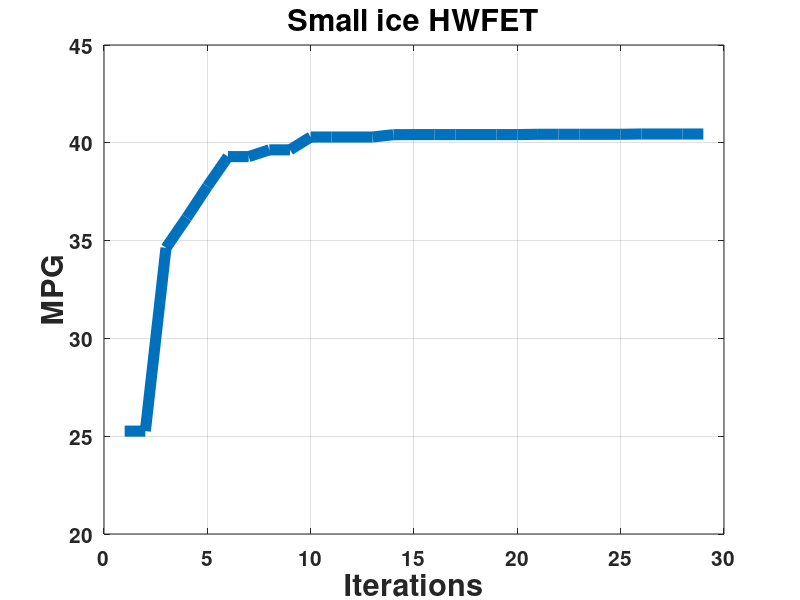
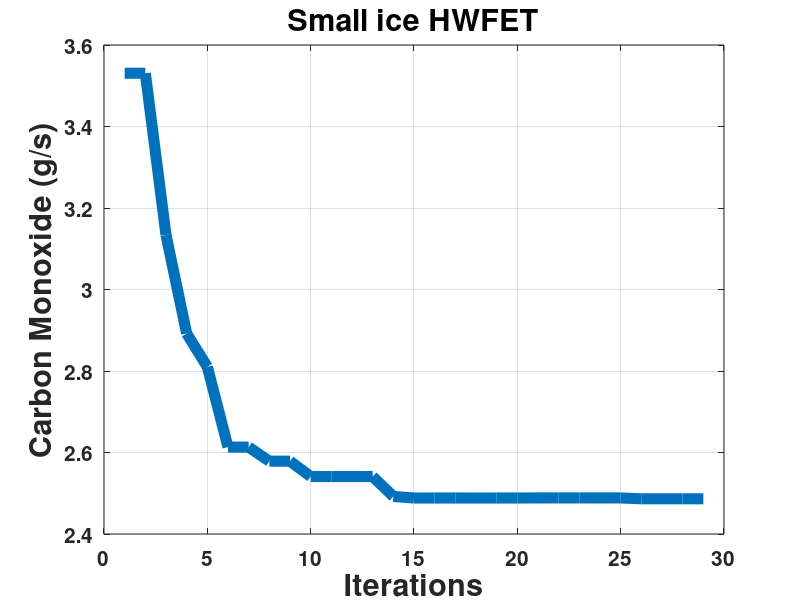
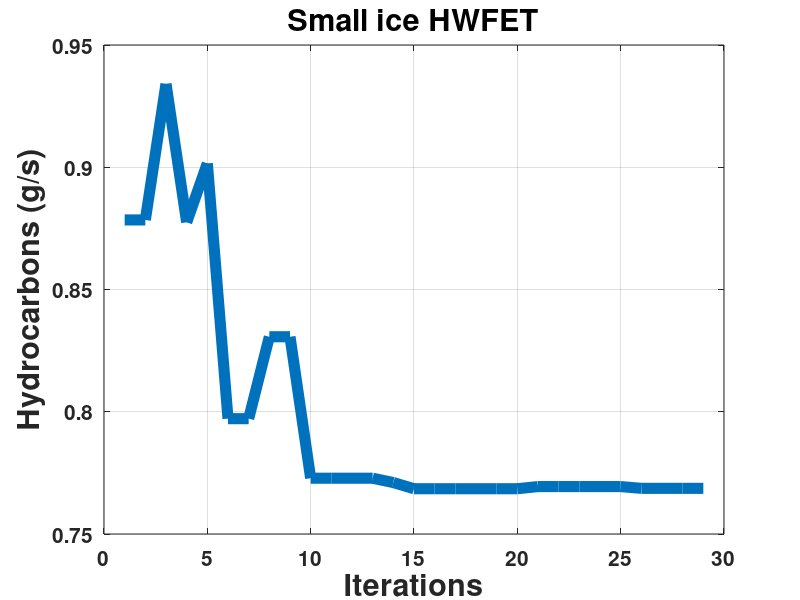
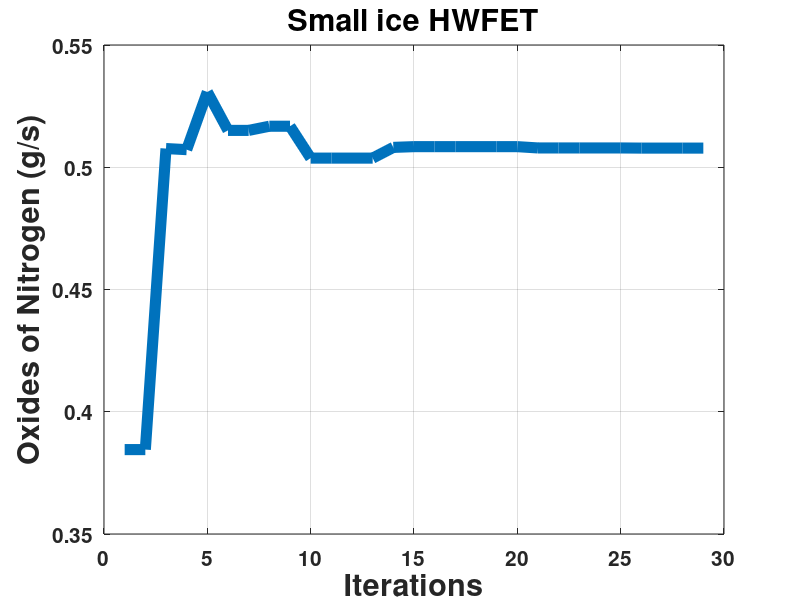

MATLAB code for these plots, in order:
clear
clc
load small_ice_HWFET_results

figure(1);
mpg = small_ice_hwfet_optimization.GLOBAL.f_min_hist.c(:,2);
iter = small_ice_hwfet_optimization.GLOBAL.f_min_hist.iter;
plot(iter,mpg,'linewidth',8)
xlabel('Iterations')
ylabel('MPG'),grid
title('Small ice HWFET')
set(gca,'FontSize',15,'fontWeight','bold')
set(findall(gcf,'type','text'),'FontSize',22,'fontWeight','bold')

figure(2);
CO = small_ice_hwfet_optimization.GLOBAL.f_min_hist.c(:,3);
iter = small_ice_hwfet_optimization.GLOBAL.f_min_hist.iter;
plot(iter,CO,'linewidth',8)
xlabel('Iterations')
ylabel('Carbon Monoxide (g/s)'),grid
title('Small ice HWFET')
set(gca,'FontSize',15,'fontWeight','bold')
set(findall(gcf,'type','text'),'FontSize',22,'fontWeight','bold')

figure(3);
HC = small_ice_hwfet_optimization.GLOBAL.f_min_hist.c(:,4);
iter = small_ice_hwfet_optimization.GLOBAL.f_min_hist.iter;
plot(iter,HC,'linewidth',8)
xlabel('Iterations')
ylabel('Hydrocarbons (g/s)'),grid
title('Small ice HWFET')
set(gca,'FontSize',15,'fontWeight','bold')
set(findall(gcf,'type','text'),'FontSize',22,'fontWeight','bold')

figure(4);
NOx = small_ice_hwfet_optimization.GLOBAL.f_min_hist.c(:,5);
iter = small_ice_hwfet_optimization.GLOBAL.f_min_hist.iter;
plot(iter,NOx,'linewidth',8)
xlabel('Iterations')
ylabel('Oxides of Nitrogen (g/s)'),grid
title('Small ice HWFET')
set(gca,'FontSize',15,'fontWeight','bold')
set(findall(gcf,'type','text'),'FontSize',22,'fontWeight','bold')

% cALCULATE THE Improvement
fprintf('\nMPG\n')
First = mpg(1)
Final = mpg(length(mpg))
Percent_improvement = (mpg(length(mpg))-mpg(1))/mpg(length(mpg))*100

fprintf('\nCO\n')
First = CO(1)
Final = CO(length(CO))
Percent_improvement = (CO(length(CO))-CO(1))/CO(length(CO))*100

fprintf('\nHC\n')
First = HC(1)
Final = HC(length(HC))
Percent_improvement = (HC(length(HC))-HC(1))/HC(length(HC))*100


fprintf('\nNOx\n')
First = NOx(1)
Final = NOx(length(NOx))
Percent_improvement = (NOx(length(NOx))-NOx(1))/NOx(length(NOx))*100

% Calcualte the Size of the Prime Movers
fprintf('\nPrime MOver Sizes\n')

fprintf('\nICE')
trq = small_ice_hwfet_optimization.GLOBAL.f_min_hist.x(:,1);
spd = small_ice_hwfet_optimization.GLOBAL.f_min_hist.x(:,2);
First = 41*trq(1)*spd(1)
Last = 41*trq(length(trq))*spd(length(spd))
Increase = (Last-First)/Last*100


% Other Component parameters
fd = small_ice_hwfet_optimization.GLOBAL.f_min_hist.x(:,3);

% Initial Component Parameters
fc_trq_scale = trq(1);
fc_spd_scale = spd(1);
fd_ratio = fd(1);

% Identify the Design Variables and their ranges 
fprintf('\n\n Control and Component Parameter Ranges\n')
dv_names={'fc_trq_scale',     'fc_spd_scale',     'fd_ratio'};
x_L=[    0.5*fc_trq_scale,  0.5*fc_spd_scale,    0.5*fd_ratio]'
x_U=[    1.5*fc_trq_scale,  1.5*fc_spd_scale,   1.5*fd_ratio]'

% Output the Final Component Parameters
fprintf('\n\n FINAL Component parameters\n')
fc_trq_scale_final = trq(length(trq));
fc_spd_scale_final = spd(length(spd));
fd_ratio_final = fd(length(fd));

x_F_COMP =[    fc_trq_scale_final,  fc_spd_scale_final,  fd_ratio_final]'

